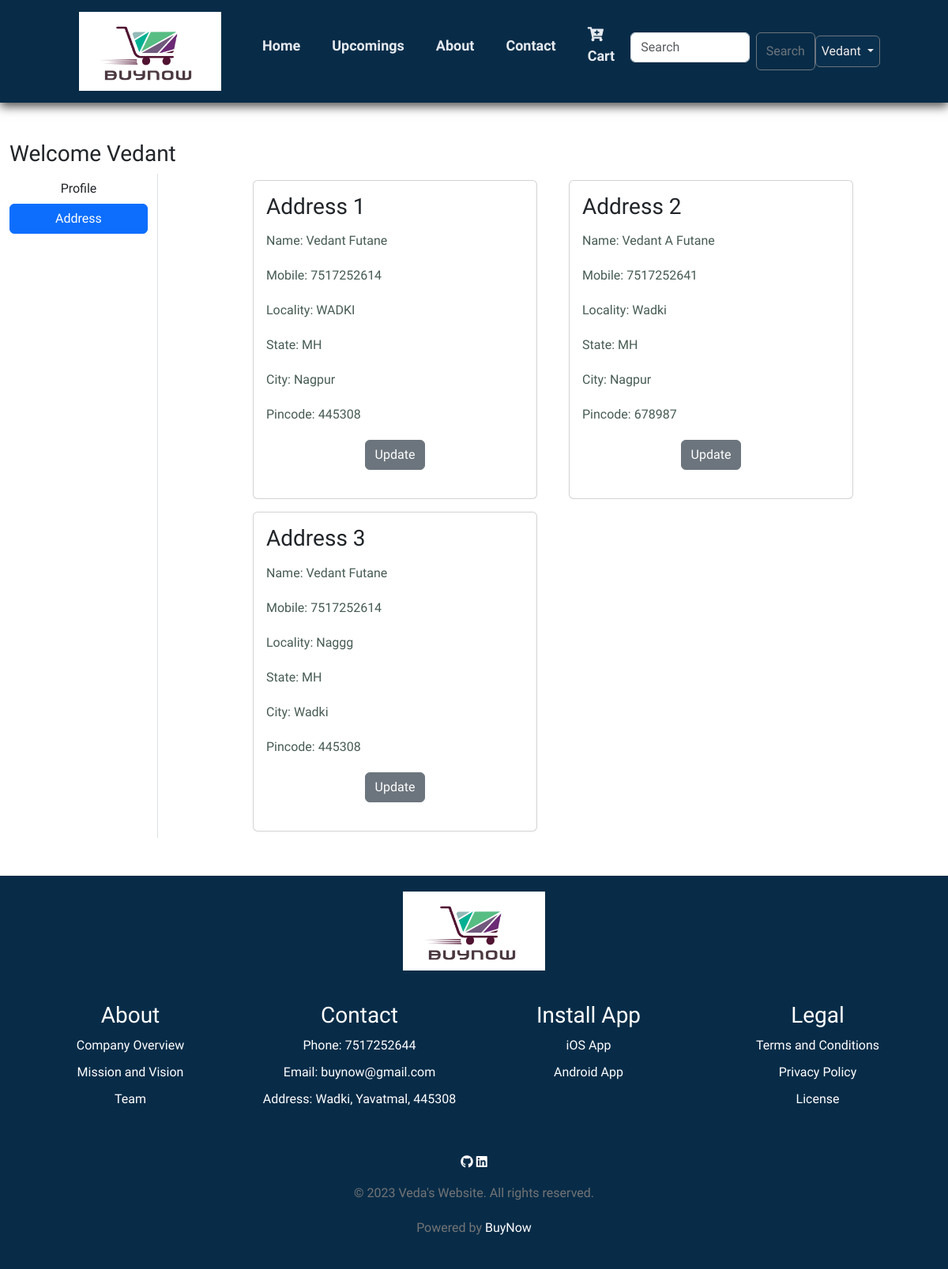
The app's page /accounts/address/ (signed in) with its own data.
### myapp/models.py (models this page shows, shortened)
class Customer(models.Model):
    user = models.ForeignKey(User,on_delete=models.CASCADE)
    name = models.CharField(max_length=200)
    locality = models.CharField(max_length=200)
    city= models.CharField(max_length=50)
    mobile = models.CharField(max_length=10)
    zipcode = models.CharField(max_length=6)
    state = models.CharField(choices=STATE_CHOICES, max_length=100)

### myapp/views.py (the view)
# urls.py: path('accounts/address/',views.address,name="address"),
def address(request):
    add =Customer.objects.filter(user=request.user)
    return render(request,"myapp/address.html",locals())

### myapp/templates/myapp/address.html (shortened to what this page needs)
{% extends 'myapp/base.html' %}
{% load static %}
{% block navelement %}
    <li><a href="{% url 'home' %}">Home</a></li>
    <li><a href="{% url 'upcoming' %}">Upcomings</a></li>
    <li><a href="{% url 'about' %}">About</a></li>
    <li><a href="{% url 'contact' %}">Contact</a></li>
    <li id="bar_cart"><a href="{% url 'showcart' %}"><i class="fas fa-cart-plus">&nbsp;</i>Cart</a></li>
{% endblock navelement %}
{% block main-content %}
<div class="container my-5">
    <div class="row">
        <h3>Welcome <span class="text-capitalize">{{request.user}}</span></h3>
        <div class="col-sm-2 border-end">
            <ul class="list-unstyled">
                <li class="d-grid"><a href="{% url 'profile' %}" class="btn">Profile</a></li>
                <li class="d-grid"><a href="{% url 'address' %}" class="btn btn-primary">Address</a></li>
            </ul>
        </div>
        <div class="col-sm-8 offset-sm-1">
            <div class="row">
                {% for ad in add %}
                <div class="col-sm-6">
                    <div class="card m-2">
                    <div class="card-body">
                        <h3>Address {{forloop.counter}}</h3>
                        <p>Name: {{ad.name}}</p>
                        <p>Mobile: {{ad.mobile}}</p>
                        <p>Locality: {{ad.locality}}</p>
                        <p>State: {{ad.state}}</p>
                        <p>City: {{ad.city}}</p>
                        <p>Pincode: {{ad.zipcode}}</p>
                        <p class="text-center"> <a href="{% url 'updateAddress' pk=ad.id %}" type="button" class="btn btn-secondary">Update</a> </p>
                    </div>
                    </div>
                </div>
                {% endfor %}
            </div>
        </div>
    </div>
</div>
{% endblock main-content %}

### myapp/templates/myapp/base.html (shortened to what this page needs)
<!DOCTYPE html>
{% load static %}
<html lang="en">
<head>
    <link rel="stylesheet" href="https://cdnjs.cloudflare.com/ajax/libs/font-awesome/5.15.3/css/all.min.css">
    <link href="https://cdn.jsdelivr.net/npm/bootstrap@5.3.0/dist/css/bootstrap.min.css" rel="stylesheet">
    <link rel="stylesheet" href="{% static 'myapp/css/style.css' %}"/>
</head>
<body>
<section id="header">
  <a href="#">
    <img src="{% static "myapp/image/logo.png" %}" class="logo"></a>
    <div>
      <ul id="nav">
    {% if request.user.is_authenticated %}
      {% block navelement %}{% endblock navelement %}
    </ul>
  </div>
    <div id="searchContainer">
      <form class="d-flex" role="search">
        <input class="form-control me-2" type="search" placeholder="Search" aria-label="Search">          <button class="btn btn-outline-secondary" type="submit">Search</button>
      </form>
    </div>
  <div class="dropdown-center">
    <button class="btn btn-secondary dropdown-toggle" type="button" data-bs-toggle="dropdown" aria-expanded="false">
      {{request.user}}
    </button>
  </div>
    {% else %}
      {% block navelementlast %}{% endblock navelementlast %}
    {% endif %}
  </section>
    {% block main-content %}{% endblock main-content %}
    <section id="foot">
      <div class="footer">
        <img src="{% static "myapp/image/logo.png" %}" alt="Logo" class="footer-logo">
        <div class="footer-sections">
          <div class="footer-section">
            <h3>About</h3>
            <ul>
              <li><a href="#">Company Overview</a></li>
              <li><a href="#">Mission and Vision</a></li>
              <li><a href="#">Team</a></li>
            </ul>
          </div>
          <div class="footer-section">
            <h3>Contact</h3>
            <ul>
              <li><a href="#">Phone: 7517252644</a></li>
              <li><a href="#">Email: buynow@gmail.com</a></li>
              <li><a href="#">Address: Wadki, Yavatmal, 445308</a></li>
            </ul>
          </div>
          <div class="footer-section">
            <h3>Install App</h3>
            <ul>
              <li><a href="#">iOS App</a></li>
              <li><a href="#">Android App</a></li>
            </ul>
          </div>
          <div class="footer-section">
            <h3>Legal</h3>
            <ul>
              <li><a href="#">Terms and Conditions</a></li>
              <li><a href="#">Privacy Policy</a></li>
              <li><a href="#">License</a></li>
            </ul>
          </div>
        </div>
        <div class="social-media-icons">
          <a href="https://github.com/vedantfutane" target="_blank"><i class="fab fa-github"></i></a>
          <a href="www.linkedin.com/in/vedant-futane-62a850238" target="_blank"><i class="fab fa-linkedin"></i></a>
        </div>
        <p class="copyright">&copy; 2023 Veda's Website. All rights reserved.</p>
        <p class="copyright">Powered by <a href="#" target="blank">BuyNow</a></p>
      </div>
    </section>
</body>
</html>

### myapp/static/myapp/css/style.css (style rules this page uses)
* { margin: 0; padding: 0; box-sizing: border-box; font-family: "Spartan", sans-serif; }
html { scroll-behavior: smooth; }
p { font-size: 16px; color: #465b52; margin: 15px 0 20px 0; }
body { width: 100%; background:white; }
#header { display: flex; align-items:center; justify-content: space-between; padding:15px 100px; background:#082c48; box-shadow:0 5px 12px rgba(0, 0, 2, 0.68) ; z-index:99; position:sticky; top:0; left:0; }
#nav { display: flex; align-items: center; justify-content: center; }
#nav li { list-style: none; padding:0 20px; position:relative; }
#searchContainer { display: flex; align-items: center; }
#nav li a { text-decoration: none; font-size: 18px; font-weight:600 ; color:#e6eaf0; transition: 0.15; }
.logo { height: 100px; width:180px; }
#header .btn-secondary { padding: 10%; color:rgb(242, 237, 237); background-color: #09304e; }
#foot .footer { background-color: #082c48; padding: 20px; font-family: Arial, sans-serif; text-align: center; color: #fff; }
#foot .footer-logo { width: 180px; height: 100px; margin-bottom: 10px; }
#foot .footer a { color: #fff; text-decoration: none; }
#foot .footer-sections { display: flex; justify-content: center; flex-wrap: wrap; margin-top: 30px; }
#foot .footer-section { flex: 0 0 25%; padding: 0 20px; margin-bottom: 20px; }
#foot .footer-section h3 { color: #fff; margin-bottom: 10px; }
#foot .footer-section ul { list-style-type: none; padding-left: 0; }
#foot .footer-section ul li { margin-bottom: 10px; }
#foot .social-media-icons { margin-top: 20px; }
#foot .copyright { color:rgb(115, 116, 117); }
#foot .copyright a { color:rgb(255, 255, 255); }
.container { max-width: 1200px; margin: 0 auto; }
#contact label, input, textarea { display: block; width: 100%; margin-bottom: 10px; }

### records on screen
Customer: name "Vedant Futane", mobile "7517252614", locality "WADKI", state "MH", city "Nagpur", zipcode "445308"
Customer: name "Vedant A Futane", mobile "7517252641", locality "Wadki", state "MH", city "Nagpur", zipcode "678987"
Customer: name "Vedant Futane", mobile "7517252614", locality "Naggg", state "MH", city "Wadki", zipcode "445308"

### other values on screen
{{ request.user }} "Vedant"
